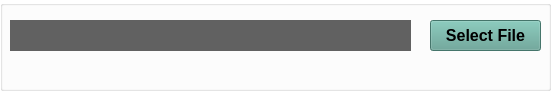
  <widget class="QGroupBox" name="groupBox">
   <property name="geometry">
    <rect>
     <x>10</x>
     <y>230</y>
     <width>551</width>
     <height>91</height>
    </rect>
   </property>
   <property name="minimumSize">
    <size>
     <width>541</width>
     <height>71</height>
    </size>
   </property>
   <property name="styleSheet">
    <string notr="true">background-color: rgba(255, 255, 255, 0);</string>
   </property>
   <property name="title">
    <string/>
   </property>
   <property name="flat">
    <bool>true</bool>
   </property>
   <widget class="QLineEdit" name="le_dosyaYolu">
    <property name="geometry">
     <rect>
      <x>10</x>
      <y>20</y>
      <width>401</width>
      <height>31</height>
     </rect>
    </property>
    <property name="palette">
     <palette>
      <active>
       <colorrole role="Button">
        <brush brushstyle="SolidPattern">
         <color alpha="255">
          <red>97</red>
          <green>97</green>
          <blue>97</blue>
         </color>
        </brush>
       </colorrole>
       <colorrole role="Text">
        <brush brushstyle="SolidPattern">
         <color alpha="255">
          <red>255</red>
          <green>255</green>
          <blue>255</blue>
         </color>
        </brush>
       </colorrole>
       <colorrole role="Base">
        <brush brushstyle="SolidPattern">
         <color alpha="255">
          <red>97</red>
          <green>97</green>
          <blue>97</blue>
         </color>
        </brush>
       </colorrole>
       <colorrole role="Window">
        <brush brushstyle="SolidPattern">
         <color alpha="255">
          <red>97</red>
          <green>97</green>
          <blue>97</blue>
         </color>
        </brush>
       </colorrole>
      </active>
      <inactive>
       <colorrole role="Button">
        <brush brushstyle="SolidPattern">
         <color alpha="255">
          <red>97</red>
          <green>97</green>
          <blue>97</blue>
         </color>
        </brush>
       </colorrole>
       <colorrole role="Text">
        <brush brushstyle="SolidPattern">
         <color alpha="255">
          <red>255</red>
          <green>255</green>
          <blue>255</blue>
         </color>
        </brush>
       </colorrole>
       <colorrole role="Base">
        <brush brushstyle="SolidPattern">
         <color alpha="255">
          <red>97</red>
          <green>97</green>
          <blue>97</blue>
         </color>
        </brush>
       </colorrole>
       <colorrole role="Window">
        <brush brushstyle="SolidPattern">
         <color alpha="255">
          <red>97</red>
          <green>97</green>
          <blue>97</blue>
         </color>
        </brush>
       </colorrole>
      </inactive>
      <disabled>
       <colorrole role="Button">
        <brush brushstyle="SolidPattern">
         <color alpha="255">
          <red>97</red>
          <green>97</green>
          <blue>97</blue>
         </color>
        </brush>
       </colorrole>
       <colorrole role="Text">
        <brush brushstyle="SolidPattern">
         <color alpha="255">
          <red>120</red>
          <green>120</green>
          <blue>120</blue>
         </color>
        </brush>
       </colorrole>
       <colorrole role="Base">
        <brush brushstyle="SolidPattern">
         <color alpha="255">
          <red>97</red>
          <green>97</green>
          <blue>97</blue>
         </color>
        </brush>
       </colorrole>
       <colorrole role="Window">
        <brush brushstyle="SolidPattern">
         <color alpha="255">
          <red>97</red>
          <green>97</green>
          <blue>97</blue>
         </color>
        </brush>
       </colorrole>
      </disabled>
     </palette>
    </property>
    <property name="styleSheet">
     <string notr="true">background-color: rgb(97, 97, 97);</string>
    </property>
    <property name="text">
     <string/>
    </property>
    <property name="frame">
     <bool>false</bool>
    </property>
   </widget>
   <widget class="QPushButton" name="btn_ok">
    <property name="geometry">
     <rect>
      <x>430</x>
      <y>20</y>
      <width>111</width>
      <height>31</height>
     </rect>
    </property>
    <property name="font">
     <font>
      <family>Arial</family>
      <pointsize>12</pointsize>
      <weight>75</weight>
      <bold>true</bold>
     </font>
    </property>
    <property name="cursor">
     <cursorShape>PointingHandCursor</cursorShape>
    </property>
    <property name="styleSheet">
     <string notr="true">background-color: rgba(94, 161, 147, 250);</string>
    </property>
    <property name="text">
     <string>Select File</string>
    </property>
    <property name="shortcut">
     <string>Return</string>
    </property>
    <property name="autoDefault">
     <bool>false</bool>
    </property>
    <property name="default">
     <bool>false</bool>
    </property>
    <property name="flat">
     <bool>false</bool>
    </property>
   </widget>
   <widget class="QLabel" name="lbl_info">
    <property name="geometry">
     <rect>
      <x>20</x>
      <y>50</y>
      <width>521</width>
      <height>31</height>
     </rect>
    </property>
    <property name="palette">
     <palette>
      <active>
       <colorrole role="WindowText">
        <brush brushstyle="SolidPattern">
         <color alpha="255">
          <red>255</red>
          <green>119</green>
          <blue>0</blue>
         </color>
        </brush>
       </colorrole>
       <colorrole role="Button">
        <brush brushstyle="SolidPattern">
         <color alpha="0">
          <red>255</red>
          <green>255</green>
          <blue>255</blue>
         </color>
        </brush>
       </colorrole>
       <colorrole role="Base">
        <brush brushstyle="SolidPattern">
         <color alpha="0">
          <red>255</red>
          <green>255</green>
          <blue>255</blue>
         </color>
        </brush>
       </colorrole>
       <colorrole role="Window">
        <brush brushstyle="SolidPattern">
         <color alpha="0">
          <red>255</red>
          <green>255</green>
          <blue>255</blue>
         </color>
        </brush>
       </colorrole>
      </active>
      <inactive>
       <colorrole role="WindowText">
        <brush brushstyle="SolidPattern">
         <color alpha="255">
          <red>255</red>
          <green>119</green>
          <blue>0</blue>
         </color>
        </brush>
       </colorrole>
       <colorrole role="Button">
        <brush brushstyle="SolidPattern">
         <color alpha="0">
          <red>255</red>
          <green>255</green>
          <blue>255</blue>
         </color>
        </brush>
       </colorrole>
       <colorrole role="Base">
        <brush brushstyle="SolidPattern">
         <color alpha="0">
          <red>255</red>
          <green>255</green>
          <blue>255</blue>
         </color>
        </brush>
       </colorrole>
       <colorrole role="Window">
        <brush brushstyle="SolidPattern">
         <color alpha="0">
          <red>255</red>
          <green>255</green>
          <blue>255</blue>
         </color>
        </brush>
       </colorrole>
      </inactive>
      <disabled>
       <colorrole role="WindowText">
        <brush brushstyle="SolidPattern">
         <color alpha="255">
          <red>120</red>
          <green>120</green>
          <blue>120</blue>
         </color>
        </brush>
       </colorrole>
       <colorrole role="Button">
        <brush brushstyle="SolidPattern">
         <color alpha="0">
          <red>255</red>
          <green>255</green>
          <blue>255</blue>
         </color>
        </brush>
       </colorrole>
       <colorrole role="Base">
        <brush brushstyle="SolidPattern">
         <color alpha="0">
          <red>255</red>
          <green>255</green>
          <blue>255</blue>
         </color>
        </brush>
       </colorrole>
       <colorrole role="Window">
        <brush brushstyle="SolidPattern">
         <color alpha="0">
          <red>255</red>
          <green>255</green>
          <blue>255</blue>
         </color>
        </brush>
       </colorrole>
      </disabled>
     </palette>
    </property>
    <property name="font">
     <font>
      <pointsize>10</pointsize>
      <weight>50</weight>
      <italic>false</italic>
      <bold>false</bold>
     </font>
    </property>
    <property name="styleSheet">
     <string notr="true">background-color: rgba(255, 255, 255, 0);
</string>
    </property>
    <property name="text">
     <string/>
    </property>
   </widget>
  </widget>
